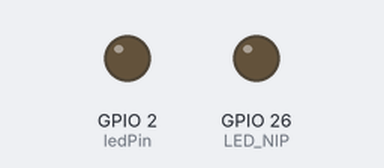
A sketch run on a simulated ESP32. On the bench: output pins drawn as LEDs (lit = HIGH). What the sketch prints to the serial monitor is not drawn.

Above: at 1.5 s.
At 3.8 s:
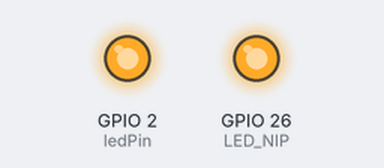
Timing chart, 0 to 10.8 s (numbered marks = the images above):
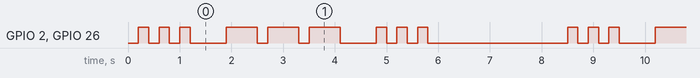

The sketch:

lab03.ino
```cpp
// 定义LED引脚
const int ledPin = 2;     // 板载LED通常是GPIO 2
const int LED_NIP = 26;   // 外部LED引脚

// --- 时间参数定义 (毫秒) ---
const unsigned long SHORT_DUR = 200;   // 短闪亮灯时间
const unsigned long LONG_DUR = 600;    // 长闪亮灯时间
const unsigned long GAP_DUR = 200;     // 闪灯之间的灭灯间隔
const unsigned long LETTER_GAP = 500;  // 字母之间的间隔 (S和O之间)
const unsigned long WORD_GAP = 2000;   // 单词之间的间隔 (SOS结束后)

// --- 状态机变量 ---
enum State {
  STATE_S1, // 第一个 S
  STATE_O,  // 中间的 O
  STATE_S2, // 最后的 S
  STATE_PAUSE // 长停顿
};

State currentState = STATE_S1; // 初始状态

unsigned long previousMillis = 0; // 记录上一次动作的时间
int flashCount = 0;               // 记录当前字母闪了多少次 (0-3)
bool isLightOn = false;           // 记录灯当前是亮还是灭

void setup() {
  // 设置引脚模式
  pinMode(ledPin, OUTPUT);
  pinMode(LED_NIP, OUTPUT);

  // 初始化灯为灭
  digitalWrite(ledPin, LOW);
  digitalWrite(LED_NIP, LOW);

  Serial.begin(115200);
  Serial.println("SOS Signal Started");
}

void loop() {
  unsigned long currentMillis = millis();

  // 计算距离上一次动作过去了多久
  unsigned long interval = currentMillis - previousMillis;

  switch (currentState) {

    // --- 状态 1: 短闪 S ---
    case STATE_S1:
      handleFlashLogic(currentMillis, interval, SHORT_DUR, 3, STATE_O);
      break;

    // --- 状态 2: 长闪 O ---
    case STATE_O:
      handleFlashLogic(currentMillis, interval, LONG_DUR, 3, STATE_S2);
      break;

    // --- 状态 3: 短闪 S ---
    case STATE_S2:
      handleFlashLogic(currentMillis, interval, SHORT_DUR, 3, STATE_PAUSE);
      break;

    // --- 状态 4: 长停顿 ---
    case STATE_PAUSE:
      if (interval >= WORD_GAP) {
        // 停顿时间结束，重置状态，准备下一轮 SOS
        currentState = STATE_S1;
        flashCount = 0;
        previousMillis = currentMillis;
        Serial.println("Restarting SOS...");
      }
      break;
  }
}

/**
 * 通用闪烁处理函数
 * @param currentMillis 当前时间
 * @param interval 距离上次动作的时间差
 * @param onDuration 亮灯持续时间 (短闪200或长闪600)
 * @param targetCount 目标闪烁次数 (固定为3)
 * @param nextState 当前字母闪完后跳转的下一个状态
 */
void handleFlashLogic(unsigned long currentMillis, unsigned long interval, unsigned long onDuration, int targetCount, State nextState) {

  // 如果当前字母的3次闪烁已经完成
  if (flashCount >= targetCount) {
    // 等待字母间隔时间 (LETTER_GAP)
    if (interval >= LETTER_GAP) {
      currentState = nextState;      // 切换到下一个状态 (S->O 或 O->S)
      flashCount = 0;                // 重置计数器
      previousMillis = currentMillis; // 重置时间基准
      setLED(LOW);                   // 确保灯是灭的
    }
    return;
  }

  // --- 执行闪烁逻辑 ---

  // 1. 如果灯是灭的，且间隔时间到了 -> 开灯
  if (!isLightOn && interval >= GAP_DUR) {
    setLED(HIGH);
    isLightOn = true;
    previousMillis = currentMillis; // 重置时间，开始计算亮灯时间
  }
  // 2. 如果灯是亮的，且亮灯时间到了 -> 关灯，并增加计数
  else if (isLightOn && interval >= onDuration) {
    setLED(LOW);
    isLightOn = false;
    flashCount++; // 完成一次闪烁
    previousMillis = currentMillis; // 重置时间，开始计算灭灯间隔
  }
}

// 辅助函数：同时控制两个LED
void setLED(int state) {
  digitalWrite(ledPin, state);
  digitalWrite(LED_NIP, state);
}
```

Measured:
- by itself, GPIO 2 (ledPin), GPIO 26 (LED_NIP): repeats every 8.3 s: 2 × (LOW 0.20 s, HIGH 0.20 s), LOW 0.70 s, 2 × (HIGH 0.60 s, LOW 0.20 s), HIGH 0.60 s, LOW 0.70 s, 2 × (HIGH 0.20 s, LOW 0.20 s), HIGH 0.20 s, LOW 2.7 s, HIGH 0.20 s
- by itself, everything shown: repeats every 8.3 s, in 18 steps
